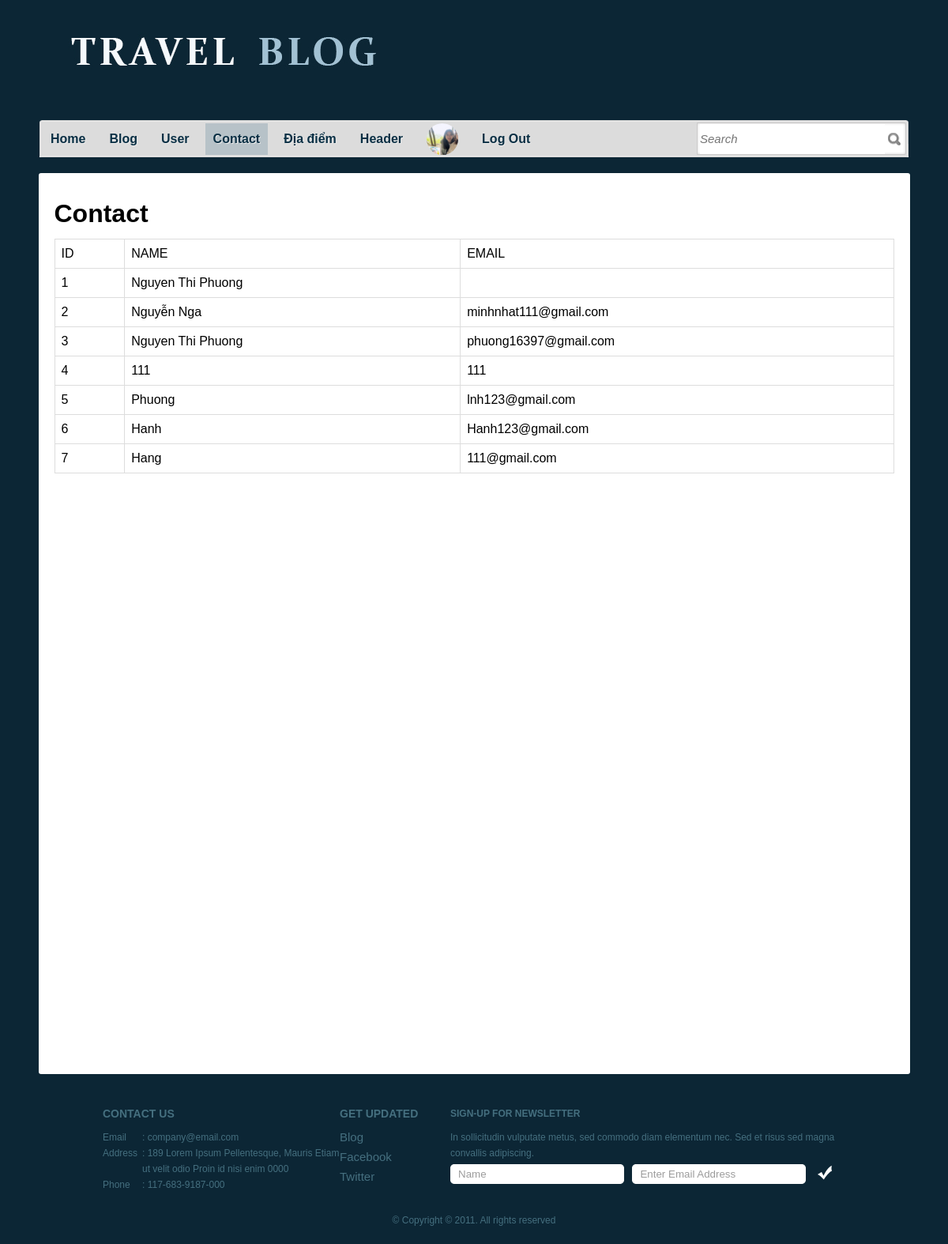
/ad_contact.php (signed in), run on the app's committed database.
### tables this page shows
CREATE TABLE `register` (
  `id_regt` int(11) NOT NULL,
  `Fullname` varchar(50) NOT NULL,
  `email` varchar(30) NOT NULL,
  `password` varchar(10) NOT NULL,
  `gender` varchar(10) NOT NULL,
  `address` varchar(20) NOT NULL,
  `birthday` date NOT NULL,
  `file` varchar(100) NOT NULL,
  `level` int(11) NOT NULL
);

CREATE TABLE `contact` (
  `id_ct` int(11) NOT NULL,
  `name` varchar(30) NOT NULL,
  `email` varchar(30) NOT NULL
);

### control.php (called while the page is built, shortened)
<?php
include('connect.php');
 class data{
    public function get_register($email,$pass){
        global $conn;
        $sql="select*from register where email='$email' and password='$pass'";
        $run=mysqli_query($conn,$sql);
        return $run;
    }
public function select_contact(){
    global $conn;
    $sql="select*from contact";
    $run=mysqli_query($conn,$sql);
    return $run;
}
}

### ad_contact.php (the view, shortened to what this page needs)
<!DOCTYPE html>
<?php
include("control.php");
$get_data=new data();
if(empty($_SESSION["email"])){
    header('location:login.php');
}
else{
$select_info=$get_data->get_register($_SESSION["email"],$_SESSION["pass"]);
foreach($select_info as $select){
	$user_avata=$select["file"];
}
?>
<html>
<head>
	<link rel="stylesheet" href="css/style.css" type="text/css" charset="utf-8" />
	<link href='https://unpkg.com/boxicons@2.1.2/css/boxicons.min.css' rel='stylesheet'>
</head>
<body>
	<div id="header">
		<a href="admin_login.php" id="logo"><img src="images/logo1.jpg" alt="LOGO" /></a>
		<div id="navigation">
			<ul>
				<li class="first"><a href="admin_login.php">Home</a></li>
				<li><a href="ad_man_blog.php">Blog</a></li>
				<li><a href="ad_man_user.php">User</a></li>
				<li class="selected"><a href="ad_contact.php">Contact</a></li>
				<li><a href="ad_man_add.php">Địa điểm</a></li>
				<li><a href="ad_man_hd.php">Header</a></li>
				<li><a href=""><img src="img/<?php echo $user_avata?>" width="40px" height="40px" style="border-radius:50%;"></a></li>
				<li><a href="logout.php">Log Out</a></li>
			</ul>
		</div>
		<div id="search">
        <form action="" method="POST">
				<input type="text" placeholder="Search" class="txtfield" name="txt_search">
				<input type="submit" value="" class="button" name="btn_search">
			</form>
		</div>
	</div>
	<div id="contents">
    <div class="background">
        <div id="">
				<h1>Contact</h1>
				<table>
					<tr>
						<td>ID</td>
						<td>NAME</td>
						<td>EMAIL</td>
					</tr>
					<?php
					$select=$get_data->select_contact();
                    foreach($select as $se_contact){
                    ?>
					<tr>
						<td><?php echo $se_contact['id_ct']?></td>
                        <td><?php echo $se_contact['name']?></td>
						<td><?php echo $se_contact['email']?></td>
					<?php
					}
					?>
					</tr>
					<?php
                    }?>
				</table>
                </div>
                </div>
	</div>
	<div id="footer">
		<ul class="contacts">
			<h3>Contact Us</h3>
			<li><span>Email</span><p>: company@email.com</p></li>
			<li><span>Address</span><p>: 189 Lorem Ipsum Pellentesque, Mauris Etiam ut velit odio Proin id nisi enim 0000</p></li>
			<li><span>Phone</span><p>: 117-683-9187-000</p></li>
		</ul>
		<ul id="connect">
			<h3>Get Updated</h3>
			<li><a href="blog.php">Blog</a></li>
			<li><a href="http://facebook.com/freewebsitetemplates" target="_blank">Facebook</a></li>
			<li><a href="http://twitter.com/fwtemplates" target="_blank">Twitter</a></li>
		</ul>
		<div id="newsletter">
			<p><b>Sign-up for Newsletter</b>
				In sollicitudin vulputate metus, sed commodo diam elementum nec. Sed et risus sed magna convallis adipiscing.
			</p>
			<form action="" method="">
				<input type="text" value="Name" class="txtfield" onblur="javascript:if(this.value==''){this.value=this.defaultValue;}" onfocus="javascript:if(this.value==this.defaultValue){this.value='';}" />
				<input type="text" value="Enter Email Address" class="txtfield" onblur="javascript:if(this.value==''){this.value=this.defaultValue;}" onfocus="javascript:if(this.value==this.defaultValue){this.value='';}" />
				<input type="submit" value="" class="button" />
			</form>
		</div>
		<span class="footnote">&copy; Copyright &copy; 2011. All rights reserved</span>
	</div>
</body>
</html>

### css/style.css (style rules this page uses)
html { font-family: Arial, Helvetica, sans-serif; }
body { background-color: #0c2635; margin: 0; }
img { border: 0; }
#header { width: 1100px; margin: 0 auto; padding: 40px 0; position: relative; }
#logo { display: block; padding: 0 0 35px 20px; }
#navigation { background: url(../images/bg-menu-left-curve.gif) no-repeat left bottom; height: 47px; padding: 13px 0 0 4px; position: absolute; bottom: -20px; left: 0; }
#navigation ul { background: url(../images/bg-menu.gif) repeat-x; display: inline-block; height: 40px; width: 840px; list-style: none; margin: 0; padding: 4px 0 3px; }
#navigation li { float: left; font-size: 16px; line-height: 40px; margin: 0 5px; text-align: center; }
#navigation li.first { margin-left: 0; }
#navigation li.selected { background-color: #b7c2c8; }
#navigation a { color: #092f44; font-weight: bold; padding: 0 10px; text-decoration: none; text-shadow: 1px 1px 0 #eaeaea; }
#search { background: url(../images/bg-search.gif) no-repeat right bottom; height: 47px; width: 268px; padding: 13px 0 0; position: absolute; bottom: -20px; right: 0; }
#search form { display: inline-block; margin: 0; padding: 5px 4px 4px; }
#search input { float: left; line-height: 38px; }
#search .txtfield { color: #6e6e6e; font-size: 15px; font-style: italic; height: 38px; width: 234px; border: 0; margin: 0; padding: 0; }
#search .button { background: url(../images/spotlight.gif) no-repeat right center; border: 0; cursor: pointer; height: 38px; width: 20px; margin: 0; padding: 0; }
#contents { padding: 40px 0 20px; }
#contents .background { background-color: #ffffff; line-height: 20px; min-height: 1100px; width: 1063px; border-radius: 3px; margin: 0 auto; padding: 20px; }
#footer { color: #456f7f; line-height: 20px; width: 940px; margin: 0 auto; padding: 20px 10px; }
#footer ul.contacts { float: left; font-size: 12px; list-style: none; width: 300px; margin: 0; padding: 0 0 10px; }
#footer ul.contacts h3 { font-size: 14px; margin: 0 0 10px; text-transform: uppercase; }
#footer ul.contacts li span { float: left; width: 50px; }
#footer ul.contacts li p { margin: 0 0 0 50px; }
#connect { float: left; list-style: none; width: 140px; margin: 0; padding: 0; }
#connect h3 { font-size: 14px; margin: 0 0 10px; text-transform: uppercase; }
#connect li { padding: 0 0 5px; }
#connect li a { color: #456f7f; font-size: 15px; text-decoration: none; }
#newsletter { float: left; width: 500px; padding: 0 0 20px; }
#newsletter p { font-size: 12px; margin: 0; }
#newsletter p b { display: block; font-weight: 800; margin: 0 0 10px; text-transform: uppercase; }
#newsletter form { margin: 4px 0 16px; }
#newsletter .txtfield { background: url(../images/input.gif) no-repeat; color: #9c9c9c; height: 25px; line-height: 25px; width: 200px; border: 0; margin: 0 6px 0 0; padding: 0 10px; }
#newsletter .button { background: url(../images/button-check.gif) no-repeat; cursor: pointer; height: 25px; width: 25px; border: 0; padding: 0; }
#footer span.footnote { clear: both; display: block; font-size: 12px; margin: 40px 0 0; text-align: center; }

### ad_contact.php (style rules this page uses)
table { font-family: arial, sans-serif; border-collapse: collapse; width: 100%; }
td, th { border: 1px solid #dddddd; text-align: left; padding: 8px; color:black; }

### data on the page
register: file (picture)
contact: id_ct "1", name "Nguyen Thi Phuong"
contact: id_ct "2", name "Nguyễn Nga", email "minhnhat111@gmail.com"
contact: id_ct "3", name "Nguyen Thi Phuong", email "phuong16397@gmail.com"
contact: id_ct "4", name "111", email "111"
contact: id_ct "5", name "Phuong", email "lnh123@gmail.com"
contact: id_ct "6", name "Hanh", email "Hanh123@gmail.com"
contact: id_ct "7", name "Hang", email "111@gmail.com"
